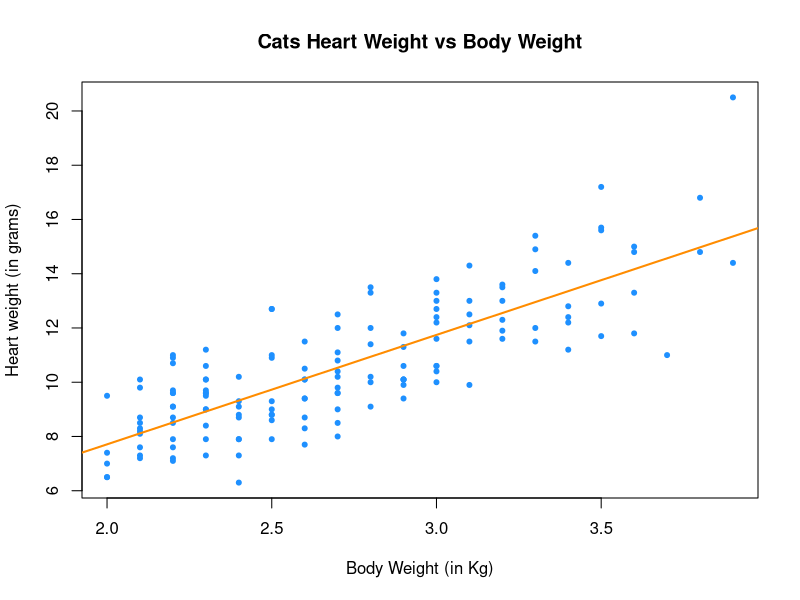
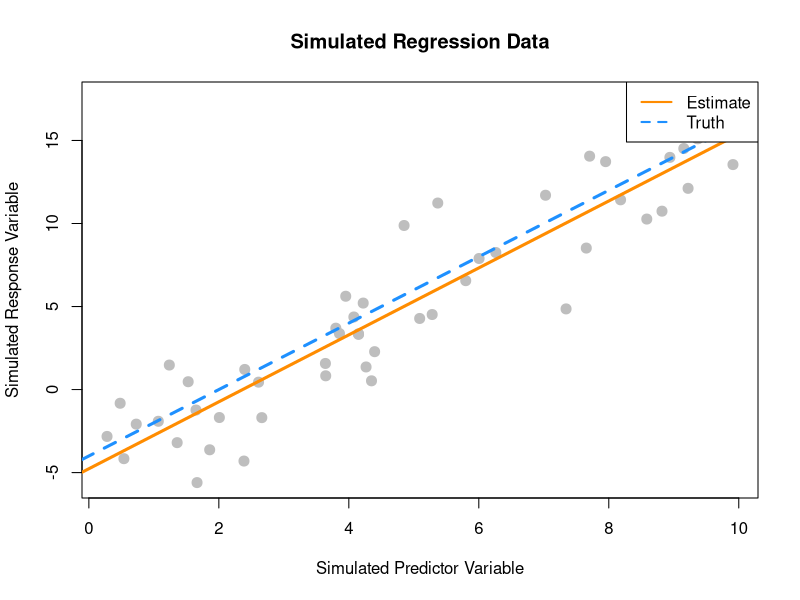
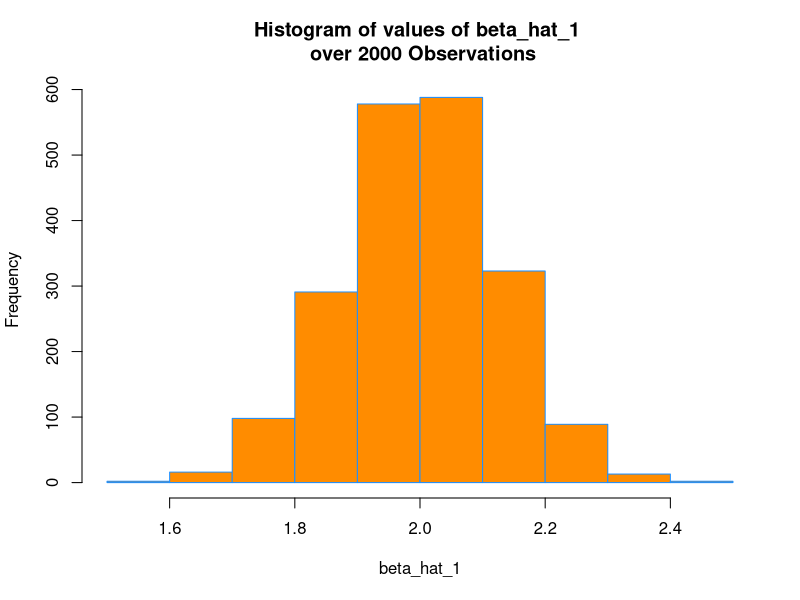
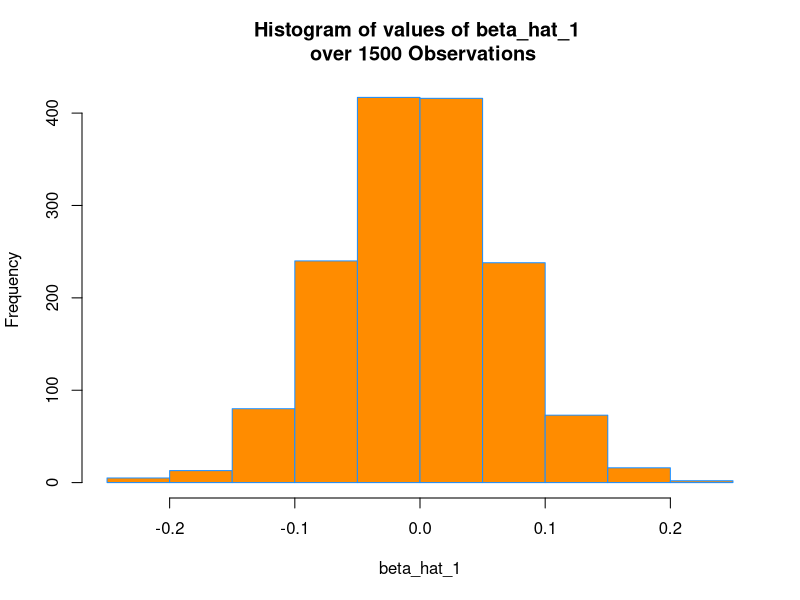
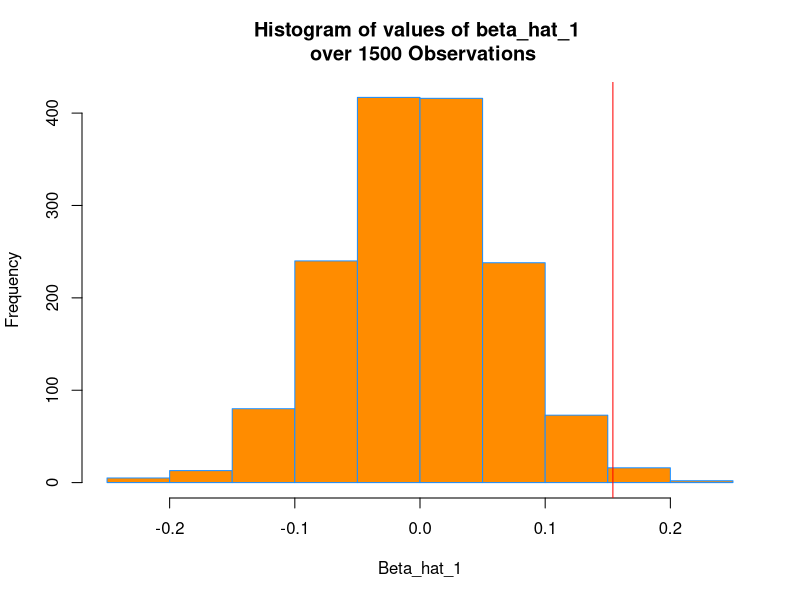

These figures' R source, in order:
## ---- chunk 1
library(MASS)
## ---- chunk 2
cat_model = lm(Hwt ~ Bwt, data = cats)
summary(cat_model)
## ---- chunk 3
coef(cat_model)
## ---- chunk 4
predict(cat_model, newdata = data.frame(Bwt = 3.3))

3.3 %in% unique(cats$Bwt)

min(cats$Bwt) < 3.3 & 3.3 < max(cats$Bwt)
## ---- chunk 5
predict(cat_model, newdata = data.frame(Bwt = 1.5))
1.5 %in% unique(cats$Bwt)
min(cats$Bwt) < 1.5 & 1.5 < max(cats$Bwt)
## ---- chunk 6
plot(Hwt ~ Bwt, data = cats,
     xlab = "Body Weight (in Kg)",
     ylab = "Heart weight (in grams)",
     main = "Cats Heart Weight vs Body Weight",
     pch  = 20,
     cex  = 1,
     col  = "dodgerblue")

abline(cat_model$coefficients["(Intercept)"], cat_model$coefficients["Bwt"], col = "darkorange", lwd = 2)
## ---- chunk 7
summary(cat_model)$r.squared
## ---- chunk 8
get_sd_est = function(model_resid, mle = FALSE) {
  if (mle == FALSE) {
  sqrt(sum(model_resid ^ 2) / (length(model_resid) - 2))
  } else{
  sqrt((sum(model_resid ^ 2) / length(model_resid)))
  }
}
## ---- chunk 9
get_sd_est(cat_model$residuals, FALSE)
## ---- chunk 10
get_sd_est(cat_model$residuals, TRUE)
## ---- chunk 11
summary(cat_model)$sigma
## ---- chunk 12
summary(cat_model)$sigma == get_sd_est(cat_model$residuals, FALSE)
## ---- chunk 13
birthday = 19810803
set.seed(birthday)
x = runif(n = 50, 0, 10)

beta_0 = -4
beta_1 = 2
sigma = sqrt(6.25)

sim_slr = function(x, beta_0, beta_1, sigma) {
  n = length(x)
  epsilon = rnorm(n, mean = 0, sd = sigma)
  y = beta_0 + beta_1 * x + epsilon
  data.frame(predictor = x, response = y)
}

sim_data = sim_slr(x, beta_0, beta_1, sigma)
## ---- chunk 14
sim_fit = lm(sim_data$response ~ sim_data$predictor)
coef(sim_fit)
## ---- chunk 15
range(sim_data$predictor)
## ---- chunk 16
#simulated data
plot(response ~ predictor, data = sim_data,
     xlab = "Simulated Predictor Variable",
     ylab = "Simulated Response Variable",
     main = "Simulated Regression Data",
     pch  = 20,
     cex  = 2,
     col  = "grey")
abline(sim_fit, lwd = 3, lty = 1, col = "darkorange")
abline(beta_0, beta_1, lwd = 3, lty = 2, col = "dodgerblue")
legend("topright", c("Estimate", "Truth"), lty = c(1, 2), lwd = 2,
       col = c("darkorange", "dodgerblue"))
## ---- chunk 17
sim_beta_1_hat = function(x, beta_0, beta_1, sigma) {
    beta_hat_1 = rep(0, 2000)
    n = length(x)
    for (i in 1:2000){
    epsilon = rnorm(n, mean = 0, sd = sigma)
    y = beta_0 + beta_1 * x + epsilon
    sim_data = data.frame(predictor = x, response = y)
    sim_model = lm(response ~ predictor, data = sim_data)
    beta_hat_1[i] = coef(sim_model)[2]
  }
  beta_hat_1
}
beta_hat_1 = sim_beta_1_hat(x, beta_0, beta_1, sigma)
## ---- chunk 18
mean(beta_hat_1)
## ---- chunk 19
sd(beta_hat_1)
## ---- chunk 20
hist(beta_hat_1,
     xlab = "beta_hat_1",
     main = "Histogram of values of beta_hat_1 \n over 2000 Observations",
     col = "darkorange",
     border = "dodgerblue")
## ---- chunk 21
birthday = 19810803
set.seed(birthday)
x = runif(n = 25, 0, 10)
## ---- chunk 22
sigma  = 1
beta_0 = 10
beta_1 = 0

sim_beta_hat_1 = function(x, beta_0, beta_1, sigma) {
  beta_hat_1 = rep(0, 1500)
  n = length(x)
  for (i in 1:1500){
    epsilon = rnorm(n, mean = 0, sd = sigma)
    y = beta_0 + beta_1 * x + epsilon
    sim_data = data.frame(predictor = x, response = y)
    sim_model = lm(response ~ predictor, data = sim_data)
    beta_hat_1[i] = coef(sim_model)[2]
  }
  return(beta_hat_1)
}

beta_hat_1 = sim_beta_hat_1(x, beta_0, beta_1, sigma)

## ---- chunk 23
hist(beta_hat_1,
     xlab = "beta_hat_1",
     main = "Histogram of values of beta_hat_1 \n over 1500 Observations",
     col = "darkorange",
     border = "dodgerblue")
## ---- chunk 24
library(readr)
skeptic = read_csv("skeptic.csv")
sim_model_skeptic = lm(response ~ predictor, data = skeptic)
## ---- chunk 25
coef(sim_model_skeptic)[2]
## ---- chunk 26
hist(beta_hat_1,
     xlab = "Beta_hat_1",
     main = "Histogram of values of beta_hat_1 \n over 1500 Observations",
     col = "darkorange",
     border = "dodgerblue")
abline(v = sim_model_skeptic$coefficients["predictor"], col = "red")
## ---- chunk 27
length((beta_hat_1[ beta_hat_1 > coef(sim_model_skeptic)[2]]))/length(beta_hat_1)
## ---- chunk 28
2* length((beta_hat_1[ beta_hat_1 > coef(sim_model_skeptic)[2]]))/length(beta_hat_1)
## ---- chunk 29
library(knitr)

goalies = read_csv("goalies.csv")

get_values = function(predictor, dataframe, arg) {
  values = rep(0, 2)
  model = lm(arg, data = dataframe)
  values = c(
    predictor = predictor,
    r_squared = summary(model)$r.squared ,
    rmse = sqrt(sum(model$residuals ^ 2) / length(model$residuals))
  )
}

result = rbind(get_values("minutes", goalies, "W ~ MIN"), get_values("goals against", goalies, "W ~ GAA"), get_values("shoutouts", goalies, "W ~ SO"))
kable(result, format = "markdown", padding = 3)
## ---- chunk 30
get_beta_no_int = function(x,  y){
  sum(y)/sum(x)
}
## ---- chunk 31
sum(cats$Hwt)/sum(cats$Bwt)
## ---- chunk 32
beta_model = lm(Hwt ~ 0 + Bwt, data = cats)

coef(beta_model)


